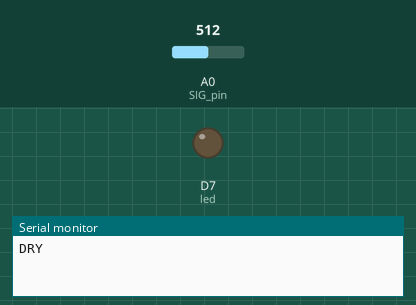
This sketch was run on a simulated ESP8266 (Wemos D1 mini). Parts: output pins drawn as LEDs (lit = HIGH), the last lines printed to the serial monitor. Dashed ring = blinking. The test bench sets the inputs (shaded band); at power-on: A0 (SIG_pin) = 512. WiFi joins after 1.5 s; servers stay silent unless stated; pins used as bus, display or sensor lines are not drawn.

Above: at 3.0 s.
3.1 s: A0 (SIG_pin) set to 1000
5.3 s: A0 (SIG_pin) set to 1019
At 6.2 s:
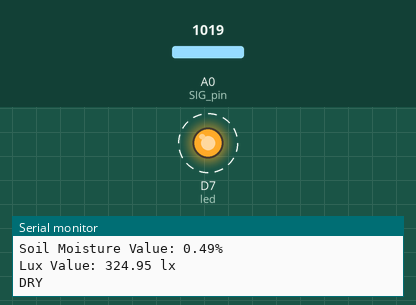
9.5 s: A0 (SIG_pin) set to 900
At 10.0 s:
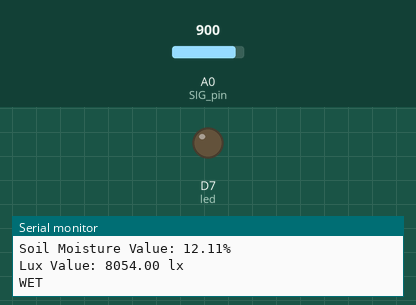
11.0 s: A0 (SIG_pin) set to 1023
At 13.5 s:
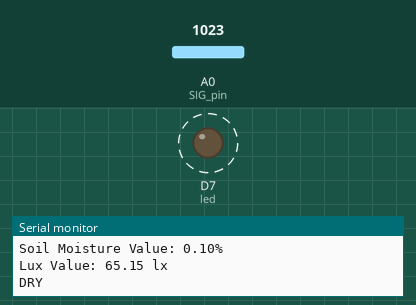
Timing chart, 0 to 16.2 s (numbered marks = the images above; inputs shaded):
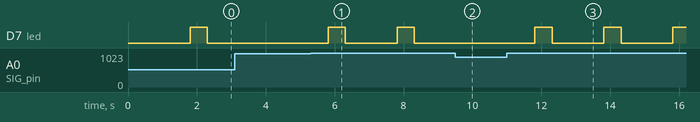

Measured:
- the behaviour switches between 1018 and 1019 on A0 (SIG_pin) (found by bisection; images 0 and 1)
- after the input at 5.3 s, D7 (led): alternates HIGH for 0.50 s and LOW for 1.5 s, starting after 0.51 s
- after the input at 9.5 s, D7 (led): stays LOW (without the input it goes to HIGH after 0.31 s)
- after the input at 11.0 s, D7 (led): alternates HIGH for 0.50 s and LOW for 1.5 s, starting after 0.81 s

The sketch:

SoilMoistureAlert_WemosD1_Blynk.ino
```cpp
#define BLYNK_TEMPLATE_ID "TMPL69UJIYZTa"
#define BLYNK_TEMPLATE_NAME "Monitoring DHT11"
#define BLYNK_AUTH_TOKEN "G43b7JjbuUWv1NTvn5f-0CYvKhISUKnr"

//#define BLYNK_PRINT Serial


#include <ESP8266WiFi.h>
#include <BlynkSimpleEsp8266.h>

// Your WiFi credentials.
// Set password to "" for open networks.
char ssid[] = "Ngabrur";
char pass[] = "ngabrur123";

//Mux control pins
int s0 = D6;
int s1 = D5;

//Mux in "SIG" pin
#define SIG_pin A0

int led = D7;
int MaxValue = 1024;  // Corresponds to 0% soil moisture
int MinValue = 0;     // Corresponds to 100% soil moisture
int sliderValue = 0;
float finalValue;     // For soil moisture
float lux;

BlynkTimer timer;

void sendSensor()
{
  int sensorValue = readMux(1);
  lux = -64.95 * (float)sensorValue + 66509;
  int sM = readMux(0);
  finalValue = 100.0 * ((float)(MaxValue - sM) / (MaxValue - MinValue));

  if (isnan(sM)) {
    Serial.println("Failed to read from Soil Moisture sensor!");
    return;
  } else {
    Serial.print("Soil Moisture Value: ");
    Serial.print(finalValue);
    Serial.println("%");
    Serial.print("Lux Value: ");
    Serial.print(lux);
    Serial.println(" lx");
  }
  //Serial.println(sensorValue);

  // You can send any value at any time.
  // Please don't send more that 10 values per second.
  Blynk.virtualWrite(V10, round(finalValue));
  Blynk.virtualWrite(V5, round(lux));
}

int readMux(int channel) {
  int controlPin[] = {s0, s1};

  int muxChannel[4][4]={
    {0,0,0,0}, //channel 0
    {1,0,0,0}, //channel 1
    {0,1,0,0}, //channel 2
    {1,1,0,0}, //channel 3
  };

  //loop through the 4 sig
  for(int i = 0; i < 2; i ++){
    digitalWrite(controlPin[i], muxChannel[channel][i]);
  }

  //read the value at the SIG pin
  int val = analogRead(SIG_pin);

  //return the value
  return val;
}

BLYNK_WRITE(V0) {
  sliderValue = param.asInt(); // Get the value from the slider
}

void setup() {
  // Debug console
  Serial.begin(115200);

  Blynk.begin(BLYNK_AUTH_TOKEN, ssid, pass);
  // You can also specify server:
  //Blynk.begin(auth, ssid, pass, "blynk-cloud.com", 8442);
  //Blynk.begin(auth, ssid, pass, IPAddress(192,168,1,100), 8442);

  pinMode(s0, OUTPUT);
  pinMode(s1, OUTPUT);

  digitalWrite(s0, LOW);
  digitalWrite(s1, LOW);

  pinMode(SIG_pin, INPUT);
  pinMode(led, OUTPUT);
  // Setup a function to be called every second
  timer.setInterval(1000L, sendSensor);
}

void loop() {
  Blynk.run();
  timer.run();

  if (round(finalValue) > sliderValue) {
    Serial.println("WET");
  } else {
    Blynk.logEvent("notify", "It's time to water your plants");
    Serial.println("DRY");

    digitalWrite(led, HIGH);
    delay(500);
    digitalWrite(led, LOW);
    delay(500);

  }
  delay(1000);

}
```
